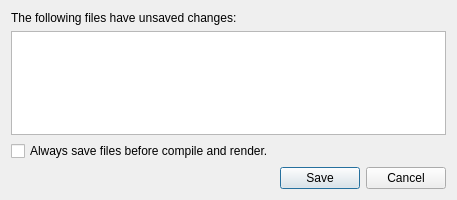
<?xml version="1.0" encoding="UTF-8"?>
<ui version="4.0">
 <class>SaveItemsDialog</class>
 <widget class="QDialog" name="SaveItemsDialog">
  <property name="geometry">
   <rect>
    <x>0</x>
    <y>0</y>
    <width>457</width>
    <height>200</height>
   </rect>
  </property>
  <property name="windowTitle">
   <string>Save Changes</string>
  </property>
  <layout class="QVBoxLayout">
   <item>
    <widget class="QLabel" name="msgLabel">
     <property name="text">
      <string>The following files have unsaved changes:</string>
     </property>
    </widget>
   </item>
   <item>
    <widget class="QTreeWidget" name="treeWidget">
     <property name="selectionMode">
      <enum>QAbstractItemView::ExtendedSelection</enum>
     </property>
     <property name="textElideMode">
      <enum>Qt::ElideLeft</enum>
     </property>
     <property name="indentation">
      <number>0</number>
     </property>
     <property name="rootIsDecorated">
      <bool>false</bool>
     </property>
     <property name="uniformRowHeights">
      <bool>true</bool>
     </property>
     <property name="headerHidden">
      <bool>true</bool>
     </property>
     <property name="columnCount">
      <number>2</number>
     </property>
     <column>
      <property name="text">
       <string notr="true">1</string>
      </property>
     </column>
     <column>
      <property name="text">
       <string notr="true">2</string>
      </property>
     </column>
    </widget>
   </item>
   <item>
    <widget class="QCheckBox" name="checkBox">
     <property name="text">
      <string>Always save files before compile and render.</string>
     </property>
    </widget>
   </item>
   <item>
    <widget class="QDialogButtonBox" name="buttonBox">
     <property name="orientation">
      <enum>Qt::Horizontal</enum>
     </property>
     <property name="standardButtons">
      <set>QDialogButtonBox::Cancel|QDialogButtonBox::Save</set>
     </property>
    </widget>
   </item>
  </layout>
 </widget>
 <tabstops>
  <tabstop>treeWidget</tabstop>
 </tabstops>
 <resources/>
 <connections>
  <connection>
   <sender>buttonBox</sender>
   <signal>rejected()</signal>
   <receiver>SaveItemsDialog</receiver>
   <slot>reject()</slot>
   <hints>
    <hint type="sourcelabel">
     <x>199</x>
     <y>174</y>
    </hint>
    <hint type="destinationlabel">
     <x>199</x>
     <y>99</y>
    </hint>
   </hints>
  </connection>
 </connections>
</ui>
